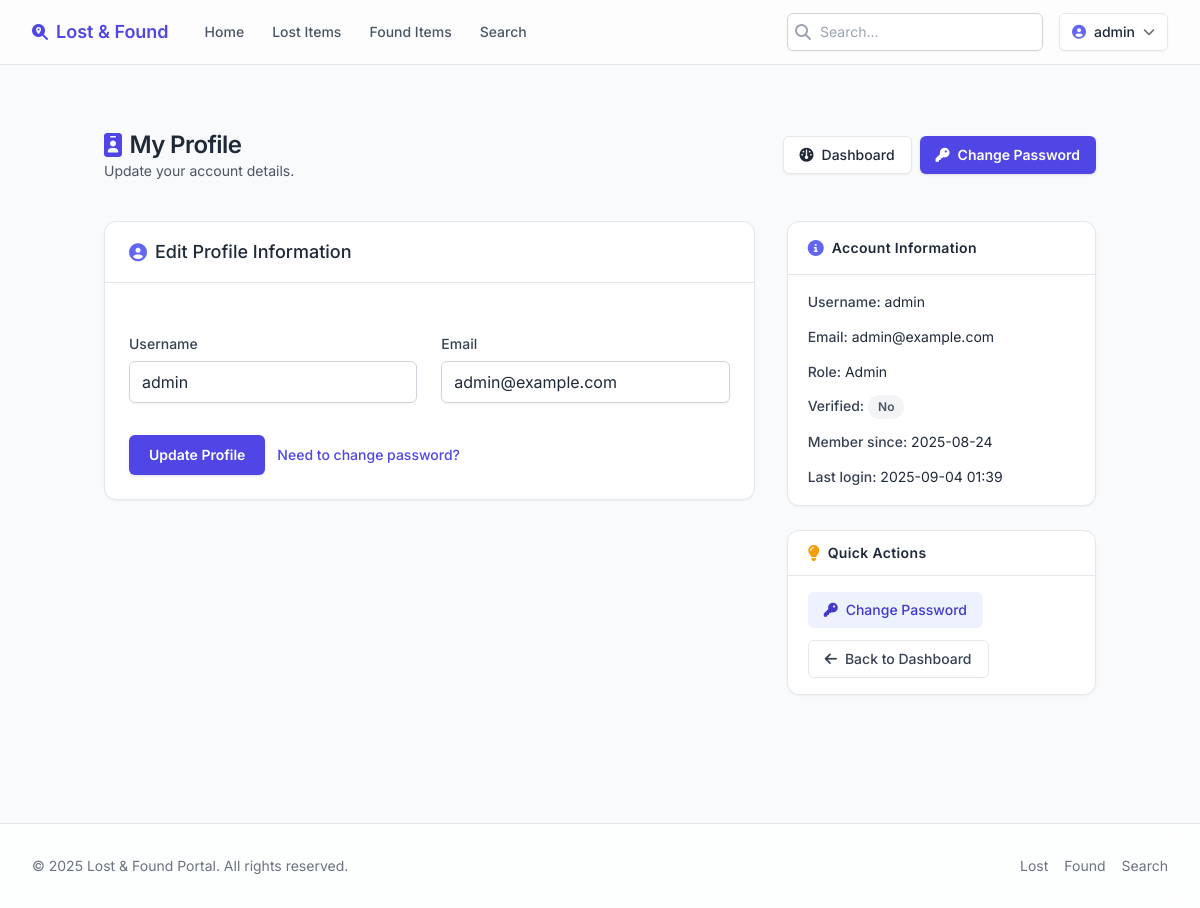
The page /profile (signed in) on the database as committed earlier.
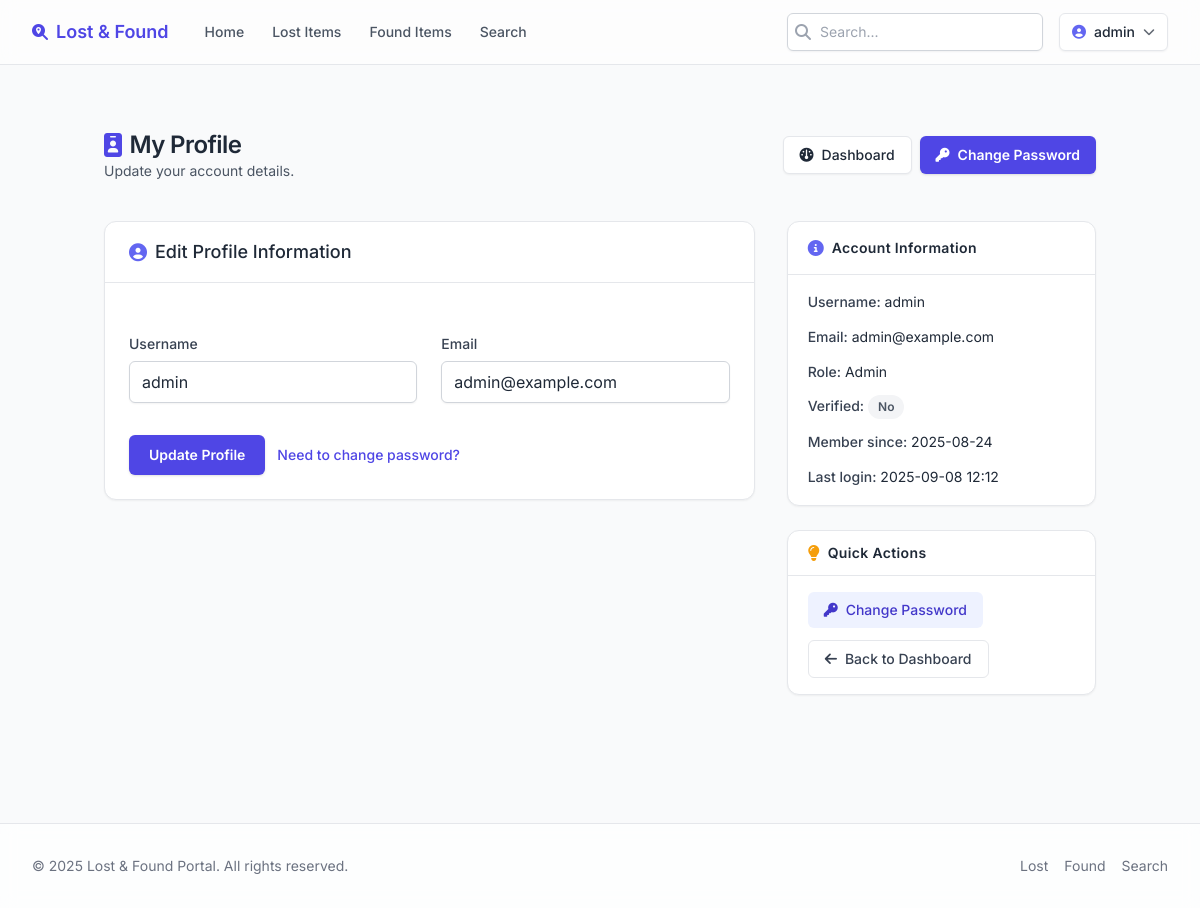
The same page on the database as committed later.
### models.py (models this page shows, shortened)
class User(UserMixin, db.Model):
    __tablename__ = 'users'
    id = db.Column(db.Integer, primary_key=True)
    username = db.Column(db.String(80), unique=True, nullable=False)
    email = db.Column(db.String(120), unique=True, nullable=False)
    password_hash = db.Column(db.String(255), nullable=False)
    role = db.Column(db.String(20), default='student')  # 'student' or 'admin'
    is_verified = db.Column(db.Boolean, default=False)
    is_banned = db.Column(db.Boolean, default=False)
    created_at = db.Column(db.DateTime, default=db.func.current_timestamp())
    last_login = db.Column(db.DateTime, nullable=True)

### app.py (the view, shortened to what this page needs)
@app.route('/profile', methods=['GET', 'POST'])
@login_required
def user_profile():
    form = ProfileEditForm(obj=current_user)
    return render_template('profile.html', title='Profile', form=form)

### forms.py
class ProfileEditForm(FlaskForm):
    username = StringField('Username', validators=[DataRequired(), Length(min=3, max=20)])
    email = StringField('Email', validators=[DataRequired(), Email()])
    submit = SubmitField('Update Profile')

### __init__.py (called while the page is built)
def create_app():
    app = Flask(__name__)
    app.config.from_object(Config)
    db.init_app(app)
    login_manager.init_app(app)
    login_manager.login_view = 'login'
    login_manager.login_message = 'Please log in to access this page.'
    @login_manager.user_loader
    def load_user(user_id):
        from models import User
        return User.query.get(int(user_id))
    with app.app_context():
        import models
        db.create_all()
        from models import User
        admin_user = User.query.filter_by(username='admin').first()
        if not admin_user:
            admin_user = User(username='admin', email='admin@example.com', role='admin')
            admin_user.set_password('admin123')
            db.session.add(admin_user)
            db.session.commit()
    return app

### templates/profile.html (shortened to what the changed rows need)
{% extends "base.html" %}
{% block content %}
<div class="max-w-5xl mx-auto space-y-10 px-4 py-10">
    <div class="flex flex-col gap-3 sm:flex-row sm:items-center sm:justify-between">
        <div>
            <h1 class="text-2xl font-semibold tracking-tight flex items-center gap-2"><i class="fas fa-id-badge text-primary-600"></i><span>My Profile</span></h1>
        </div>
    </div>
    <div class="grid gap-8 md:grid-cols-3">
        <div class="md:col-span-2">
            <div class="rounded-xl border border-gray-200 bg-white shadow-sm">
                <div class="border-b px-6 py-4 flex items-center justify-between">
                    <h2 class="text-lg font-medium flex items-center gap-2"><i class="fas fa-user-circle text-primary-500"></i><span>Edit Profile Information</span></h2>
                </div>
                <div class="p-6">
                    <form method="POST" novalidate class="space-y-6">
                        <div class="grid gap-6 sm:grid-cols-2">
                            <div class="space-y-1.5">
                                <label for="username" class="text-sm font-medium text-gray-700">{{ form.username.label }}</label>
                                {{ form.username(class_='w-full rounded-md border-gray-300 shadow-sm focus:border-primary-500 focus:ring-primary-500', placeholder='Your username') }}
                            </div>
                            <div class="space-y-1.5">
                                <label for="email" class="text-sm font-medium text-gray-700">{{ form.email.label }}</label>
                                {{ form.email(class_='w-full rounded-md border-gray-300 shadow-sm focus:border-primary-500 focus:ring-primary-500', placeholder='you@example.com') }}
                            </div>
                        </div>
                    </form>
                </div>
            </div>
        </div>
        <div class="space-y-6">
            <div class="rounded-xl border border-gray-200 bg-white shadow-sm overflow-hidden">
                <div class="px-5 py-4 text-sm leading-relaxed space-y-3">
                    <p><span class="font-medium text-gray-700">Username:</span> {{ current_user.username }}</p>
                    <p><span class="font-medium text-gray-700">Email:</span> {{ current_user.email }}</p>
                    <p><span class="font-medium text-gray-700">Role:</span> {{ current_user.role|title }}</p>
                    <p><span class="font-medium text-gray-700">Verified:</span> <span class="inline-flex items-center gap-1 rounded-full px-2.5 py-1 text-xs font-semibold {{ 'bg-emerald-100 text-emerald-700' if current_user.is_verified else 'bg-gray-100 text-gray-600' }}">{{ 'Yes' if current_user.is_verified else 'No' }}</span></p>
                    <p><span class="font-medium text-gray-700">Member since:</span> {{ current_user.created_at.strftime('%Y-%m-%d') }}</p>
                    {% if current_user.last_login %}<p><span class="font-medium text-gray-700">Last login:</span> {{ current_user.last_login.strftime('%Y-%m-%d %H:%M') }}</p>{% endif %}
                </div>
            </div>
        </div>
    </div>
</div>
{% endblock %}

### templates/base.html (shortened to what the changed rows need)
<!DOCTYPE html>
<html lang="en" class="h-full">
<head>
    <script src="https://cdn.tailwindcss.com?plugins=forms,typography,aspect-ratio"></script>
    <link rel="stylesheet" href="https://cdnjs.cloudflare.com/ajax/libs/font-awesome/6.4.0/css/all.min.css" />
</head>
<body class="min-h-full bg-gray-50 text-gray-800 flex flex-col">
    <header class="sticky top-0 z-40 border-b bg-white/80 backdrop-blur supports-[backdrop-filter]:bg-white/60">
        <div class="max-w-7xl mx-auto px-4 sm:px-6 lg:px-8">
            <div class="flex h-16 items-center justify-between gap-4">
                <div class="flex items-center gap-4">
                    {% if current_user.is_authenticated %}
                        <div class="relative" id="user-menu-wrapper">
                            <button id="user-menu-button" type="button" class="flex items-center gap-2 rounded-md border border-gray-200 bg-white px-3 py-2 text-sm font-medium shadow-sm hover:bg-gray-50 focus:outline-none focus:ring-2 focus:ring-primary-500">
                                <i class="fas fa-user-circle text-primary-500"></i>
                                <span class="hidden sm:inline">{{ current_user.username }}</span>
                                <i class="fas fa-chevron-down text-xs opacity-70"></i>
                            </button>
                        </div>
                    {% else %}
                        <a href="{{ url_for('login') }}" class="rounded-md bg-primary-600 px-4 py-2 text-sm font-semibold text-white shadow hover:bg-primary-700 focus:outline-none focus:ring-2 focus:ring-primary-500">Login</a>
                    {% endif %}
                </div>
            </div>
        </div>
    </header>
    <main class="flex-1 w-full max-w-7xl mx-auto px-4 sm:px-6 lg:px-8 py-6">
        {% block content %}{% endblock %}
    </main>
</body>
</html>

Rows that differ between the two databases and show on the page:
changed User "admin": last_login "2025-09-04 01:39" → "2025-09-08 12:12"
